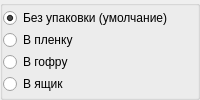
              <widget class="QGroupBox" name="groupBox_6">
               <property name="title">
                <string/>
               </property>
               <layout class="QVBoxLayout" name="verticalLayout_13">
                <property name="spacing">
                 <number>0</number>
                </property>
                <property name="leftMargin">
                 <number>0</number>
                </property>
                <property name="topMargin">
                 <number>0</number>
                </property>
                <property name="rightMargin">
                 <number>0</number>
                </property>
                <property name="bottomMargin">
                 <number>0</number>
                </property>
                <item>
                 <widget class="QRadioButton" name="r_no_pack">
                  <property name="text">
                   <string>Без упаковки (умолчание)</string>
                  </property>
                  <property name="checked">
                   <bool>true</bool>
                  </property>
                 </widget>
                </item>
                <item>
                 <widget class="QRadioButton" name="r_packin_tape">
                  <property name="text">
                   <string>В пленку</string>
                  </property>
                 </widget>
                </item>
                <item>
                 <widget class="QRadioButton" name="r_packin_corrugation">
                  <property name="text">
                   <string>В гофру</string>
                  </property>
                 </widget>
                </item>
                <item>
                 <widget class="QRadioButton" name="r_packin_box">
                  <property name="text">
                   <string>В ящик</string>
                  </property>
                 </widget>
                </item>
               </layout>
              </widget>
